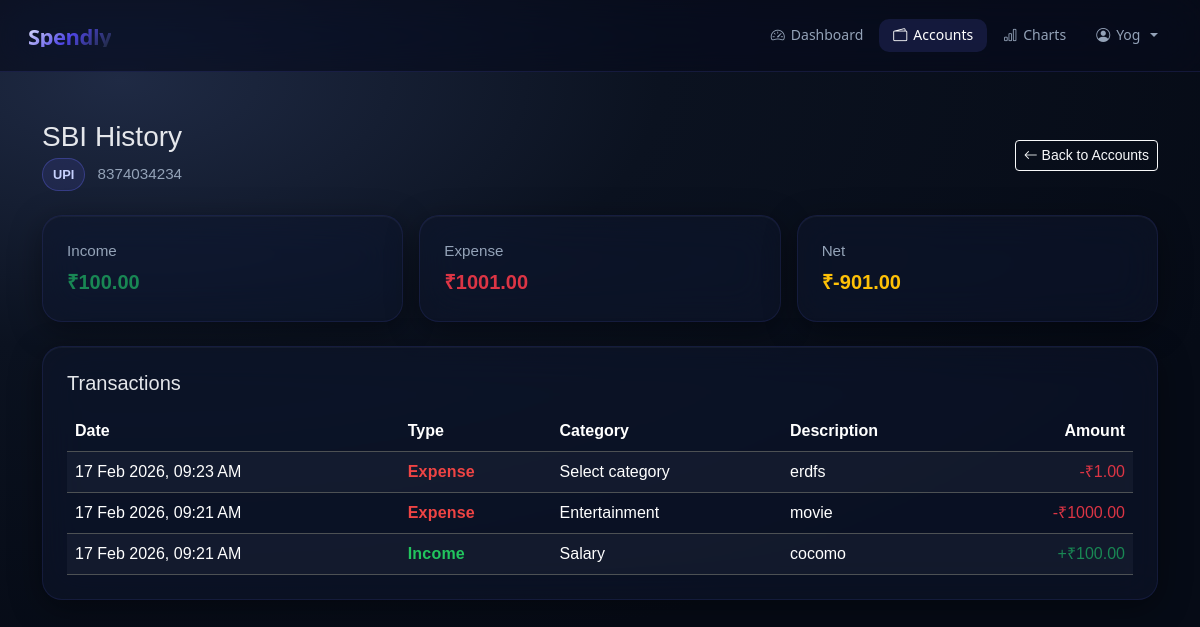
The app's page /accounts/2/history (signed in) with its own data.
### models.py (models this page shows)
class User(db.Model, UserMixin):
    id = db.Column(db.Integer, primary_key=True)
    email = db.Column(db.String(150), unique=True)
    password = db.Column(db.String(150))
    first_name = db.Column(db.String(150))
    gender = db.Column(db.String(20))
    number = db.Column(db.String(20))
    notes = db.relationship('Note')
    expenses = db.relationship('Expense')
    accounts = db.relationship('Account')

class Account(db.Model):
    id = db.Column(db.Integer, primary_key=True)
    name = db.Column(db.String(150), nullable=False)
    number = db.Column(db.String(100), nullable=False)
    type = db.Column(db.String(50), nullable=False)
    balance = db.Column(db.Float, nullable=False)
    user_id = db.Column(db.Integer, db.ForeignKey('user.id'), nullable=False)

class Expense(db.Model):
    id = db.Column(db.Integer, primary_key=True)
    amount = db.Column(db.Float, nullable=False)
    category = db.Column(db.String(100), nullable=False)
    type = db.Column(db.String(20), nullable=False)  # 'Income' or 'Expense'
    description = db.Column(db.String(500))
    payment_mode = db.Column(db.String(50))
    date = db.Column(db.DateTime(timezone=True), default=func.now())
    user_id = db.Column(db.Integer, db.ForeignKey('user.id'), nullable=False)

### views.py (the view)
@views.route('/accounts/<int:account_id>/history', methods=['GET'])
@login_required
def account_history(account_id):
    account = Account.query.get(account_id)
    if not account or account.user_id != current_user.id:
        flash('Account not found.', category='error')
        return redirect(url_for('views.accounts'))
    transactions = (Expense.query
                    .filter(Expense.user_id == current_user.id)
                    .filter(or_(Expense.payment_mode == str(account.id),
                                Expense.payment_mode == account.name))
                    .order_by(Expense.date.desc())
                    .all())
    total_income = sum(t.amount for t in transactions if t.type == 'Income')
    total_expense = sum(t.amount for t in transactions if t.type == 'Expense')
    return render_template(
        'account_history.html',
        user=current_user,
        account=account,
        transactions=transactions,
        total_income=total_income,
        total_expense=total_expense,
        net_balance=total_income - total_expense,
    )

### __init__.py (called while the page is built)
def create_app():
    app = Flask(__name__)
    app.config['SECRET_KEY'] = 'ayisgdysiasgdasikasjdhaskydgk'
    app.config['SQLALCHEMY_DATABASE_URI'] = f'sqlite:///{DB_NAME}'
    db.init_app(app)
    from views import views
    from auth import auth
    app.register_blueprint(views, url_prefix='/')
    app.register_blueprint(auth, url_prefix='/')
    from models import User, Note, Expense, Account
    with app.app_context():
        db.create_all()
    login_manager = LoginManager()
    login_manager.login_view = 'auth.login'
    login_manager.init_app(app)
    @login_manager.user_loader
    def load_user(id):
        return User.query.get(int(id))
    return app

### templates/account_history.html (shortened to what this page needs)
<!doctype html>
<html lang="en">
<head>
  <link href="https://cdn.jsdelivr.net/npm/bootstrap@5.3.2/dist/css/bootstrap.min.css" rel="stylesheet" />
  <link href="https://cdn.jsdelivr.net/npm/bootstrap-icons/font/bootstrap-icons.css" rel="stylesheet" />
</head>
<body>
  {% include "_navbar.html" %}
  <div class="container py-5">
    <div class="d-flex flex-wrap justify-content-between align-items-center mb-4 gap-3">
      <div>
        <h3 class="mb-1">{{ account.name }} History</h3>
        <div class="meta">
          <span class="chip me-2">{{ account.type }}</span>
          <span>{{ account.number or '-' }}</span>
        </div>
      </div>
      <a href="{{ url_for('views.accounts') }}" class="btn btn-outline-light btn-sm">
        <i class="bi bi-arrow-left"></i> Back to Accounts
      </a>
    </div>
    <div class="row g-3 mb-4">
      <div class="col-md-4">
        <div class="glass-card">
          <div class="meta mb-1">Income</div>
          <div class="summary-value text-success">₹{{ "%.2f"|format(total_income) }}</div>
        </div>
      </div>
      <div class="col-md-4">
        <div class="glass-card">
          <div class="meta mb-1">Expense</div>
          <div class="summary-value text-danger">₹{{ "%.2f"|format(total_expense) }}</div>
        </div>
      </div>
      <div class="col-md-4">
        <div class="glass-card">
          <div class="meta mb-1">Net</div>
          <div class="summary-value {% if net_balance >= 0 %}text-info{% else %}text-warning{% endif %}">
            ₹{{ "%.2f"|format(net_balance) }}
          </div>
        </div>
      </div>
    </div>
    <div class="glass-card">
      <h5 class="mb-3">Transactions</h5>
      {% if transactions %}
      <div class="table-responsive">
        <table class="table table-dark table-striped align-middle mb-0">
          <thead>
            <tr class="text-secondary">
              <th>Date</th>
              <th>Type</th>
              <th>Category</th>
              <th>Description</th>
              <th class="text-end">Amount</th>
            </tr>
          </thead>
          <tbody>
            {% for t in transactions %}
            <tr>
              <td>{{ t.date.strftime('%d %b %Y, %I:%M %p') }}</td>
              <td>
                <span class="type-text {% if t.type == 'Income' %}income{% else %}expense{% endif %}">
                  {{ t.type }}
                </span>
              </td>
              <td>{{ t.category }}</td>
              <td>{{ t.description or '-' }}</td>
              <td class="text-end {% if t.type == 'Income' %}text-success{% else %}text-danger{% endif %}">
                {% if t.type == 'Income' %}+{% else %}-{% endif %}₹{{ "%.2f"|format(t.amount) }}
              </td>
            </tr>
            {% endfor %}
          </tbody>
        </table>
      </div>
      {% else %}
      <p class="text-secondary mb-0">No transactions found for this account yet.</p>
      {% endif %}
    </div>
  </div>
</body>
</html>

### templates/_navbar.html (shortened to what this page needs)
<nav id="shared-app-navbar" class="navbar navbar-expand-lg">
  <a class="shared-navbar-brand" href="{{ url_for('views.dashboard') }}">
    Spendly
  </a>
  {% set current_path = request.path %}
  <div class="collapse navbar-collapse shared-nav-collapse" id="navMenu">
    <ul class="shared-nav-list">
      {% if user is defined and user and user.is_authenticated %}
      <li class="nav-item">
        <a class="shared-nav-link {% if current_path == '/dashboard' %}active{% endif %}"
          href="{{ url_for('views.dashboard') }}">
          <i class="bi bi-speedometer2"></i> Dashboard
        </a>
      </li>
      <li class="nav-item">
        <a class="shared-nav-link {% if current_path == '/accounts' or current_path.startswith('/accounts/') %}active{% endif %}"
          href="{{ url_for('views.accounts') }}">
          <i class="bi bi-wallet2"></i> Accounts
        </a>
      </li>
      <li class="nav-item">
        <a class="shared-nav-link {% if current_path == '/charts' %}active{% endif %}"
          href="{{ url_for('views.charts') }}">
          <i class="bi bi-bar-chart"></i> Charts
        </a>
      </li>
      <li class="nav-item dropdown">
        <a class="shared-nav-link dropdown-toggle {% if current_path == '/profile' %}active{% endif %}" href="#"
          id="navbarDropdown" role="button" data-bs-toggle="dropdown" data-toggle="dropdown" aria-expanded="false">
          <i class="bi bi-person-circle"></i> {{ user.first_name }}
        </a>
      </li>
      {% endif %}
    </ul>
  </div>
</nav>

### templates/account_history.html (style rules this page uses)
* { box-sizing: border-box; }
body { font-family: "Poppins", sans-serif; background: radial-gradient(1200px 600px at 10% 10%, #1f2a44, #0b1220 45%, #060b16); margin: 0; color: #e5e7eb; min-height: 100vh; }
.glass-card { background: rgba(15, 23, 42, 0.55); backdrop-filter: blur(20px) saturate(1.4); -webkit-backdrop-filter: blur(20px) saturate(1.4); border: 1px solid rgba(99, 102, 241, 0.12); border-radius: 20px; padding: 24px; box-shadow: 0 8px 32px rgba(0, 0, 0, 0.4), inset 0 1px 0 rgba(255, 255, 255, 0.04); }
.meta { color: #94a3b8; font-size: 0.95rem; }
.chip { display: inline-block; padding: 6px 10px; border-radius: 999px; font-size: 0.8rem; font-weight: 600; border: 1px solid rgba(99, 102, 241, 0.35); color: #c7d2fe; background: rgba(99, 102, 241, 0.12); }
.summary-value { font-size: 1.25rem; font-weight: 700; }
.type-text { font-weight: 700; letter-spacing: 0.2px; }
.type-text.income { color: #22c55e; }
.type-text.expense { color: #ef4444; }
.table-dark { --bs-table-bg: transparent; --bs-table-striped-bg: rgba(148, 163, 184, 0.06); --bs-table-hover-bg: rgba(99, 102, 241, 0.12); }

### templates/_navbar.html (style rules this page uses)
#shared-app-navbar { --nav-bg: rgba(8, 12, 25, 0.65); --nav-border: rgba(99, 102, 241, 0.15); --link: #94a3b8; --link-active-bg: rgba(99, 102, 241, 0.15); --link-active: #ffffff; --dropdown-bg: rgba(15, 23, 42, 0.95); --dropdown-border: rgba(99, 102, 241, 0.3); --font: system-ui, -apple-system, "Segoe UI", sans-serif; background: var(--nav-bg) !important; backdrop-filter: blur(24px) saturate(1.6) !important; -webkit-backdrop-filter: blur(24px) saturate(1.6) !important; border-bottom: 1px solid var(--nav-border) !important; padding: 12px 28px !important; min-height: 72px; font-family: var(--font) !important; box-sizing: border-box; }
#shared-app-navbar * { box-sizing: border-box; font-family: inherit !important; }
#shared-app-navbar .shared-navbar-brand { font-weight: 800 !important; font-size: 22px !important; line-height: 1 !important; letter-spacing: -0.5px !important; display: inline-flex !important; align-items: center !important; gap: 0 !important; text-decoration: none !important; white-space: nowrap !important; background: linear-gradient(135deg, #e5e7ff, #4f46e5, #1e293b); -webkit-background-clip: text; -webkit-text-fill-color: transparent; background-clip: text; margin: 0; padding: 0; }
#shared-app-navbar .shared-nav-collapse { justify-content: flex-end !important; }
#shared-app-navbar .shared-nav-list { display: flex !important; align-items: center !important; margin-left: auto !important; margin-bottom: 0 !important; padding-left: 0 !important; gap: 2px !important; list-style: none !important; }
#shared-app-navbar .nav-item { margin: 0 !important; padding: 0 !important; }
#shared-app-navbar .shared-nav-link { display: inline-flex !important; align-items: center !important; gap: 6px !important; color: var(--link) !important; font-weight: 500 !important; font-size: 14px !important; line-height: 1.2 !important; padding: 8px 14px !important; border-radius: 10px !important; margin: 0 !important; text-decoration: none !important; transition: all 0.25s ease !important; white-space: nowrap; }
#shared-app-navbar .shared-nav-link.active, #shared-app-navbar .shared-nav-link:hover, #shared-app-navbar .shared-nav-link:focus { color: var(--link-active) !important; background: var(--link-active-bg) !important; }

### records on screen
User: first_name "Yog"
Account: name "SBI", type "UPI", number "8374034234"
Expense: date "17 Feb 2026, 09:23 AM", type "Expense", category "Select category", description "erdfs", amount "1.00"
Expense: date "17 Feb 2026, 09:21 AM", type "Expense", category "Entertainment", description "movie", amount "1000.00"
Expense: date "17 Feb 2026, 09:21 AM", type "Income", category "Salary", description "cocomo", amount "100.00"

### other values on screen
{{ "%.2f"|format(total_income) }} "100.00"
{{ "%.2f"|format(total_expense) }} "1001.00"
{{ "%.2f"|format(net_balance) }} "-901.00"
